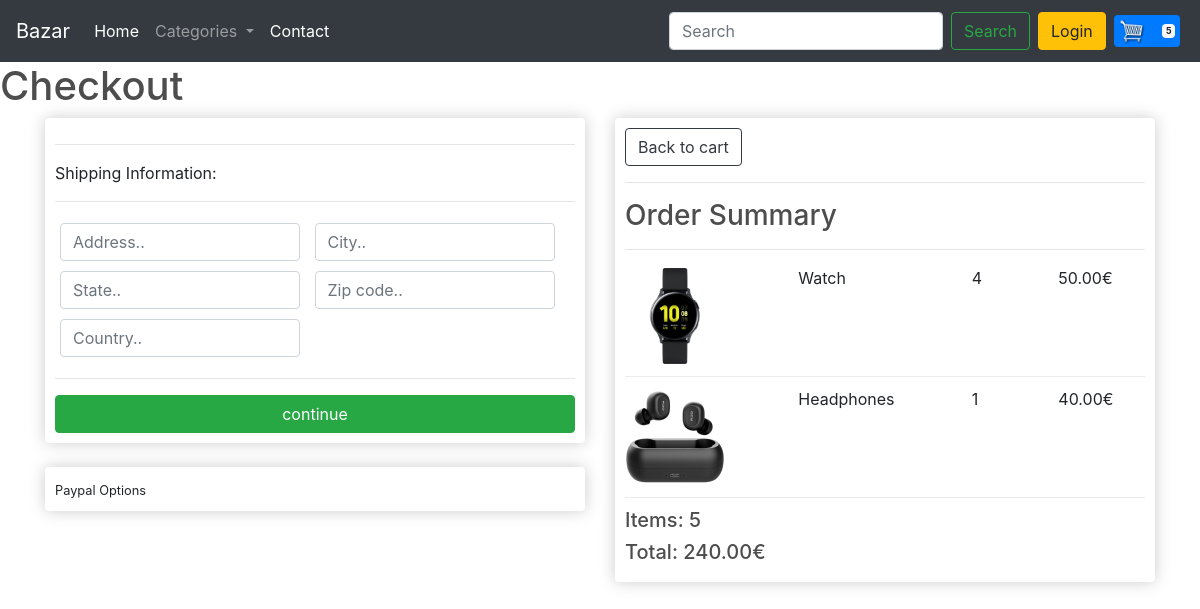
/checkout/ (signed in), run on an earlier commit of the app's database.
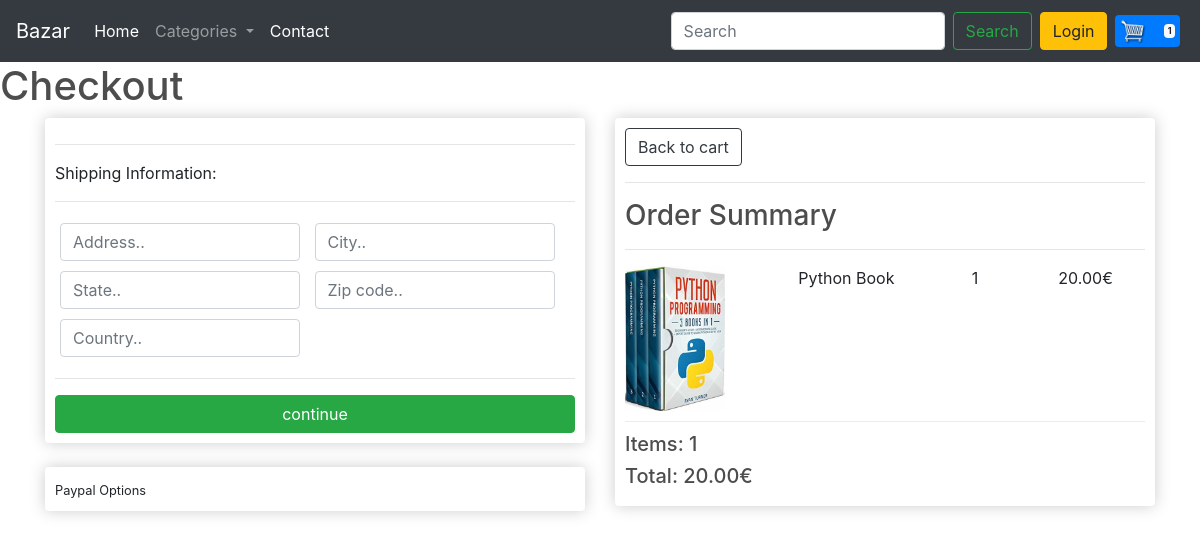
And on a later commit of the database.
### store/models.py (models this page shows, shortened)
class OrderItem(models.Model):
    product = models.ForeignKey(Product, on_delete=models.SET_NULL, blank=True, null=True)
    order = models.ForeignKey(Order, on_delete=models.SET_NULL, blank=True, null=True)
    quantity = models.IntegerField(default=0, null=True, blank=True)
    date_added = models.DateTimeField(auto_now_add=True)
    @property
    def get_total(self):
        total = self.product.price * self.quantity
        return total

class Product(models.Model):
    name = models.CharField(max_length=200, null=True)
    price = models.FloatField()
    digital = models.BooleanField(default=False, null=True, blank=True)
    image = models.ImageField(upload_to='images/', null=True, blank=True, )
    @property
    def imageURL(self):
        try:
            url = self.image.url
        except:
            url = ''
        return url

class Order(models.Model):
    customer = models.ForeignKey(Customer, on_delete=models.SET_NULL, blank=True, null=True)
    date_ordered = models.DateTimeField(auto_now_add=True)
    complete = models.BooleanField(default=False, null=True, blank=True)
    transaction_id = models.CharField(max_length=200, null=True)
    @property
    def shipping(self):
        shipping = False
        orderitem = self.orderitem_set.all()
        for i in orderitem:
            if i.product.digital == False:
                shipping = True
        return shipping
    @property
    def get_cart_total(self):
        orderitems = self.orderitem_set.all()
        total = sum([item.get_total for item in orderitems])
        return total
    @property
    def get_cart_items(self):
        orderitems = self.orderitem_set.all()
        total = sum([item.quantity for item in orderitems])
        return total

### store/views.py (the view)
# urls.py: path('checkout/', views.checkout, name="checkout"),
def checkout(request):
    data = cartData(request)
    cartitems = data['cartitems']
    order = data['order']
    items = data['items']
    context = {'items': items, 'order': order, 'cartitems': cartitems}
    return render(request, 'store/checkout.html', context)

### store/utils.py (called while the page is built)
def cartData(request):
    if request.user.is_authenticated:
        customer = request.user.customer
        order, created = Order.objects.get_or_create(customer=customer, complete=False)
        items = order.orderitem_set.all()
        cartitems = order.get_cart_items
    else:
        cookieData = cookieCart(request)
        cartitems = cookieData['cartitems']
        order = cookieData['order']
        items = cookieData['items']
    return {'cartitems': cartitems, 'order': order, 'items': items}

### store/templates/store/checkout.html (shortened to what this page needs)
{% extends 'store/index.html' %}
{% load static %}
{% block content %}
    <link rel="stylesheet" type="text/css" href="{% static 'css/main.css' %}">
 <h1>Checkout</h1>
<div class="container">
    <div class="row">
        <div class="col-md-6">
            <div class="box-element" id="form-wrapper">
                <form id="form">
                    <div id="shipping-info">
						<hr>
						<p>Shipping Information:</p>
						<hr>
						<div class="form-field">
							<input class="form-control" type="text" name="address" placeholder="Address..">
						</div>
						<div class="form-field">
							<input class="form-control" type="text" name="city" placeholder="City..">
						</div>
						<div class="form-field">
							<input class="form-control" type="text" name="state" placeholder="State..">
						</div>
						<div class="form-field">
							<input class="form-control" type="text" name="zipcode" placeholder="Zip code..">
						</div>
						<div class="form-field">
							<input class="form-control" type="text" name="country" placeholder="Country..">
						</div>
					</div>
                    <hr>
                    <input type="submit" id="form-button" class="btn btn-success btn-block" value="continue">
                </form>
            </div>
            <br>
			<div class="box-element" id="payment-info">
				<small>Paypal Options</small>
			</div>
        </div>
        <div class="col-md-6">
            <div class="box-element">
                <a class="btn btn-outline-dark" href="{% url 'cart' %}">Back to cart</a>
                <hr>
				<h3>Order Summary</h3>
				<hr>
				{% for i in items %}
				<div class="cart-row">
					<div style="flex:2"><img class="row-image" src="{{ i.product.imageURL}}"></div>
					<div style="flex:2"><p>{{ i.product.name }}</p></div>
					<div style="flex:1"><p>{{ i.quantity }}</p></div>
					<div style="flex:1"><p>{{ i.product.price|floatformat:2 }}€</p></div>
				</div>
				{% endfor %}
				<h5>Items: {{ order.get_cart_items }}</h5>
				<h5>Total: {{ order.get_cart_total|floatformat:2 }}€</h5>
            </div>
        </div>
    </div>
</div>
{% endblock content %}

What changed in the data, as far as the page shows it:
no longer on this page (row edited): OrderItem: product.imageURL (picture), product.name "Watch", quantity "4", product.price "50.00"
no longer on this page (row edited): OrderItem: product.imageURL (picture), product.name "Headphones", quantity "1", product.price "40.00"
removed Order: get_cart_items "5", get_cart_total "240.00"
added OrderItem: product.imageURL (picture), product.name "Python Book", quantity "1", product.price "20.00"
added Order: get_cart_items "1", get_cart_total "20.00"
Also different on the page:
{{ cartitems }}: "5" → "1"
